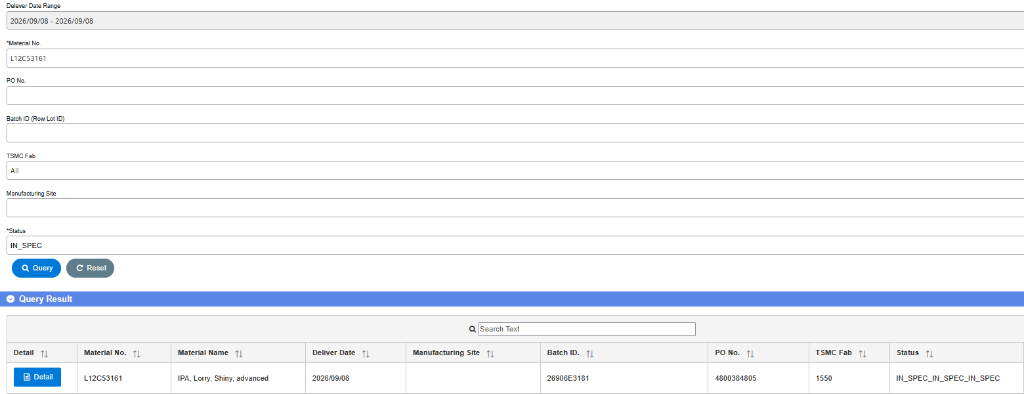
#> input picture clean_coa_row1.png, 1024 x 394 px; its folder holds only this picture in this run
$ python make_travel_slideshow.py . out.png
#> lines starting #> are read from the running program, lines starting #| are printed output that depends on the picture
import os
import sys
import glob
import math
import struct
import shutil
import wave
import subprocess
from PIL import Image, ImageFilter

def clamp(val, min_val, max_val):
    return max(min_val, min(val, max_val))

def synthesize_bgm(output_mp3_path, duration_seconds=120):
    """
    Synthesizes a warm, ambient piano-like background music track (100% Python).
    Converts the output WAV to MP3 using FFmpeg.
    """
    sample_rate = 44100
    num_samples = sample_rate * duration_seconds

    notes = {
        'C3': 130.81, 'E3': 164.81, 'G3': 196.00, 'A3': 220.00, 'B3': 246.94,
        'C4': 261.63, 'D4': 293.66, 'E4': 329.63, 'G4': 392.00, 'A4': 440.00, 'B4': 493.88,
        'C5': 523.25, 'D5': 587.33, 'E5': 659.25, 'G5': 783.99, 'A5': 880.00
    }

    # Emotional chord progression: Fmaj7 - G6 - Em7 - Am7 (warm vacation vibe)
    chords = [
        ['A3', 'C4', 'E4', 'G4', 'C5'],  # Fmaj7/Am7 vibe
        ['B3', 'D4', 'G4', 'B4', 'E5'],  # G6
        ['G3', 'B3', 'E4', 'G4', 'D5'],  # Em7
        ['A3', 'C4', 'E4', 'A4', 'E5']   # Am7
    ]

    print("[INFO] Synthesizing travel BGM track...")
    left_channel = [0.0] * num_samples
    right_channel = [0.0] * num_samples

    chord_dur = 4.0  # seconds per chord

    for sample_idx in range(num_samples):
        t_sec = sample_idx / sample_rate
        chord_idx = int(t_sec / chord_dur) % len(chords)
        chord = chords[chord_idx]

        t_in_chord = t_sec % chord_dur

        for i, note in enumerate(chord):
            freq = notes[note]
            # Arpeggio delay: notes play sequentially
            note_delay = i * 0.25
            if t_in_chord < note_delay:
                continue

            t_note = t_in_chord - note_delay
            # Slow fade-in and exponential decay
            envelope = (1.0 - math.exp(-t_note / 0.15)) * math.exp(-t_note / 2.0)

            # Fundamental sine wave + warm harmonics
            val = 0.6 * math.sin(2 * math.pi * freq * t_note) + \
                  0.15 * math.sin(2 * math.pi * (freq * 2) * t_note) + \
                  0.05 * math.sin(2 * math.pi * (freq * 3) * t_note)

            # Stereo panning distribution
            pan = 0.3 + (i / len(chord)) * 0.4

            left_channel[sample_idx] += val * envelope * (1.0 - pan)
            right_channel[sample_idx] += val * envelope * pan

    # Stereo echo delay
    delay_samples = int(sample_rate * 0.4)
    decay = 0.4
    for sample_idx in range(delay_samples, num_samples):
        left_channel[sample_idx] += left_channel[sample_idx - delay_samples] * decay
        right_channel[sample_idx] += right_channel[sample_idx - delay_samples] * decay

    # Global fade-in and fade-out
    fade_in = sample_rate * 3
    fade_out = sample_rate * 5
    for sample_idx in range(num_samples):
        factor = 1.0
        if sample_idx < fade_in:
            factor = sample_idx / fade_in
        elif sample_idx > num_samples - fade_out:
            factor = (num_samples - sample_idx) / fade_out
        left_channel[sample_idx] *= factor
        right_channel[sample_idx] *= factor

    # Output to WAV
    wav_temp_path = output_mp3_path + ".temp.wav"
    with wave.open(wav_temp_path, "wb") as w:
        w.setnchannels(2)
        w.setsampwidth(2)
        w.setframerate(sample_rate)

        max_amplitude = 32767 * 0.35
        frames = []
        for sample_idx in range(num_samples):
            l_val = int(clamp(left_channel[sample_idx], -1.0, 1.0) * max_amplitude)
            r_val = int(clamp(right_channel[sample_idx], -1.0, 1.0) * max_amplitude)
            frames.append(struct.pack("<hh", l_val, r_val))
        w.writeframes(b"".join(frames))

    # Convert WAV to MP3 using FFmpeg
    subprocess.run([
        "ffmpeg", "-y", "-i", wav_temp_path,
        "-codec:a", "libmp3lame", "-qscale:a", "2",
        output_mp3_path
    ], stdout=subprocess.DEVNULL, stderr=subprocess.DEVNULL)

    if os.path.exists(wav_temp_path):
        os.remove(wav_temp_path)
    print(f"[OK] BGM saved to: {output_mp3_path}")

def process_image_blurred_bg(img_path, target_width=1920, target_height=1080):
    """
    Loads an image, creates a blurred background matching the aspect ratio,
    and pastes the original image centered over it. Returns a PIL Image object.
    """
#> called with img_path = './clean_coa_row1.png', target_width = 1920, target_height = 1080
    img = Image.open(img_path)
#> img is the input picture: PIL image 1024x394 RGB; mean R, G, B 241.7, 244, 248.1

    # 1. Generate blurred background
    bg = img.resize((target_width, target_height), Image.Resampling.LANCZOS)
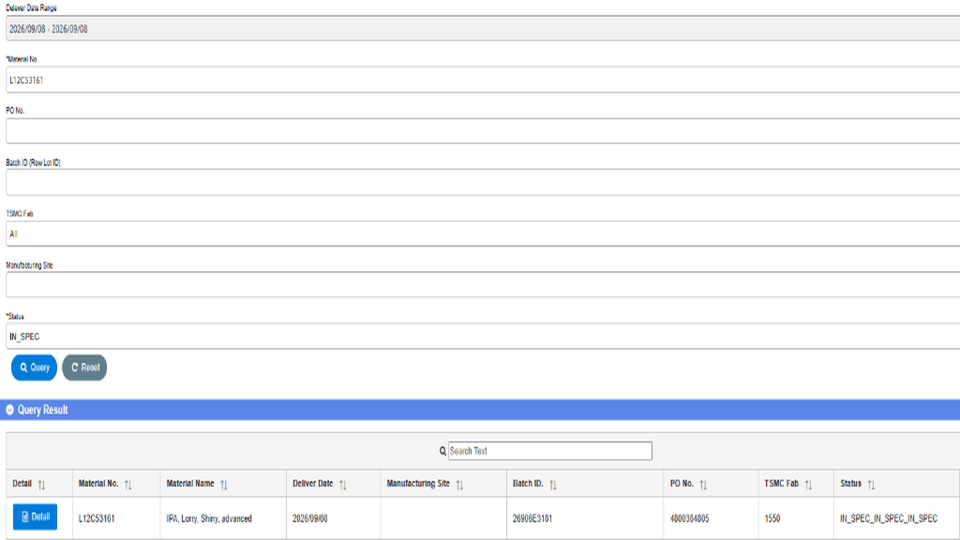
#> bg: PIL image 1920x1080 RGB (shown at 1/2 size); mean R, G, B 241.3, 243.6, 247.7
    bg = bg.filter(ImageFilter.GaussianBlur(40))
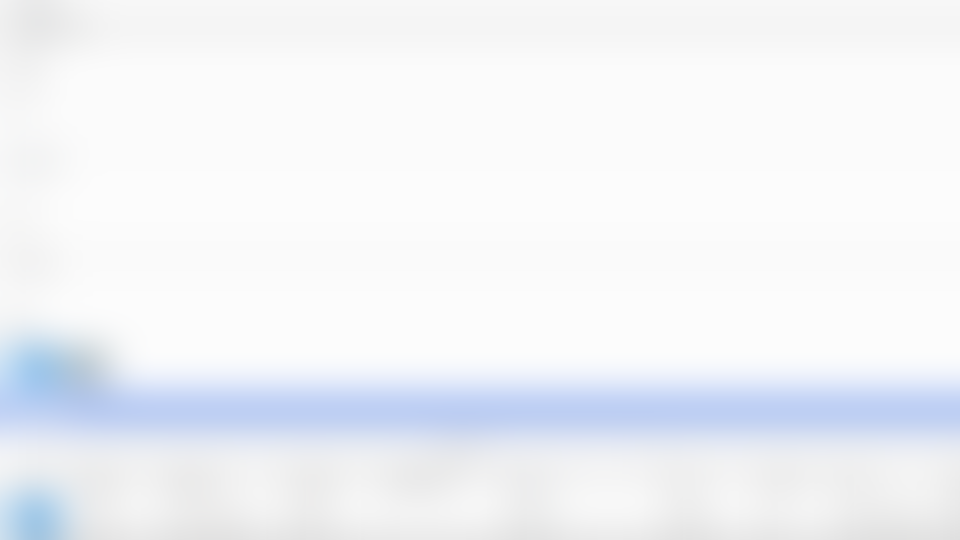
#> bg: PIL image 1920x1080 RGB (shown at 1/2 size); mean R, G, B 240.8, 243.1, 247.1

    # 2. Scale original image keeping aspect ratio
    img_w, img_h = img.size
#> img_w = 1024; img_h = 394
    aspect_ratio = img_w / img_h
#> aspect_ratio = 2.6
    target_aspect = target_width / target_height

    if aspect_ratio > target_aspect:
        # Image is wider than 16:9
        new_w = target_width
        new_h = int(target_width / aspect_ratio)
#> new_h = 738
    else:
        # Image is taller than 16:9
        new_h = target_height
        new_w = int(target_height * aspect_ratio)

    resized_img = img.resize((new_w, new_h), Image.Resampling.LANCZOS)

    # 3. Paste centered
    x_offset = (target_width - new_w) // 2
    y_offset = (target_height - new_h) // 2
#> y_offset = 171
    bg.paste(resized_img, (x_offset, y_offset))
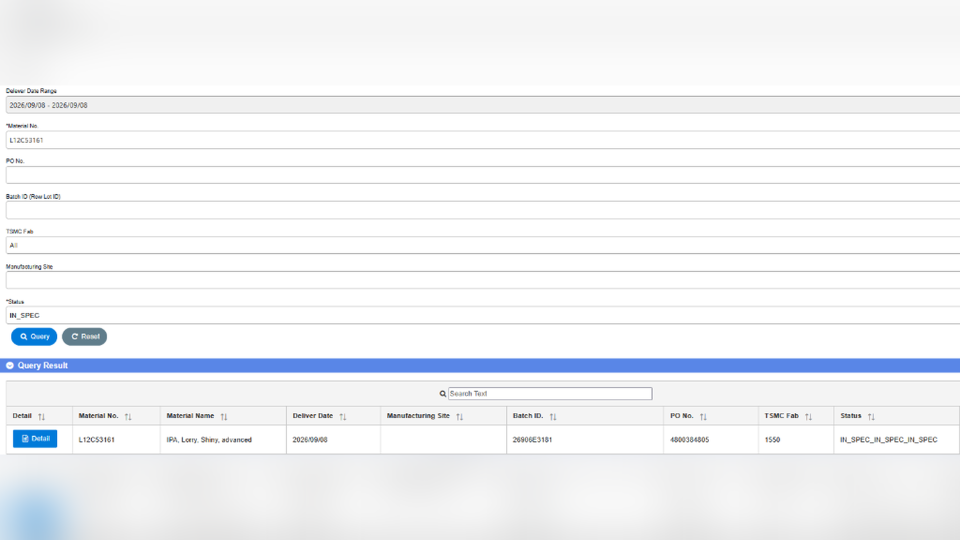
#> bg: PIL image 1920x1080 RGB (shown at 1/2 size); mean R, G, B 241.3, 243.1, 246.1

    return bg

def make_video_slideshow(photos_dir, output_mp4_path, display_seconds=3, transition_seconds=1, fps=30):
    """
    Loads images from photos_dir, creates crossfade transitions,
    generates a BGM audio file, and combines them into output_mp4_path.
    """
    # Find all images
    img_extensions = ["*.jpg", "*.jpeg", "*.png", "*.JPG", "*.JPEG", "*.PNG"]
    img_files = []
    for ext in img_extensions:
        img_files.extend(glob.glob(os.path.join(photos_dir, ext)))

    # Sort images by filename (so chronological if from Google Photos)
    img_files.sort()

    if not img_files:
        print(f"[ERROR] No images found in {photos_dir}")
        return False

    print(f"[INFO] Found {len(img_files)} images. Processing...")

    # Create temp directory for frames
    temp_dir = os.path.join(photos_dir, "temp_slideshow_frames")
    if os.path.exists(temp_dir):
        shutil.rmtree(temp_dir)
    os.makedirs(temp_dir, exist_ok=True)

    # Process all images to 1920x1080 blurred background format
    processed_images = []
    for idx, path in enumerate(img_files):
        print(f"[INFO] Processing image [{idx+1}/{len(img_files)}]: {os.path.basename(path)}")
        processed_img = process_image_blurred_bg(path)
        processed_images.append(processed_img)

    # Calculate frames
    display_frames = int(display_seconds * fps)
    transition_frames = int(transition_seconds * fps)

    frame_counter = 0
    num_images = len(processed_images)
#> num_images = 2

    print("[INFO] Creating blended transition frames (Crossfade)...")

    for i in range(num_images):
        current_img = processed_images[i]
        next_img = processed_images[(i + 1) % num_images]

        # 1. Solid display frames
        for _ in range(display_frames):
            frame_path = os.path.join(temp_dir, f"frame_{frame_counter:05d}.jpg")
            current_img.save(frame_path, "JPEG", quality=92)
            frame_counter += 1

        # 2. Transition frames
        if i < num_images - 1:
            for f in range(transition_frames):
                alpha = f / transition_frames
                blended_img = Image.blend(current_img, next_img, alpha)
                frame_path = os.path.join(temp_dir, f"frame_{frame_counter:05d}.jpg")
                blended_img.save(frame_path, "JPEG", quality=92)
                frame_counter += 1
        else:
            # Fade to black for last frame
            black_img = Image.new("RGB", (1920, 1080), (0, 0, 0))
            for f in range(transition_frames):
                alpha = f / transition_frames
                blended_img = Image.blend(current_img, black_img, alpha)
                frame_path = os.path.join(temp_dir, f"frame_{frame_counter:05d}.jpg")
                blended_img.save(frame_path, "JPEG", quality=92)
                frame_counter += 1
#> after the loop, frame_counter = 240

    # Calculate video duration
    total_seconds = frame_counter / fps
#> total_seconds = 8
    print(f"[OK] Total frames generated: {frame_counter} (approx. {total_seconds:.1f} seconds)")
#| [OK] Total frames generated: 240 (approx. 8.0 seconds)

    # Generate BGM
    bgm_path = os.path.join(photos_dir, "temp_bgm.mp3")
    synthesize_bgm(bgm_path, duration_seconds=int(total_seconds + 3))

    # Run FFmpeg to compile
    print("[INFO] Running FFmpeg to encode final video and mix audio...")
    ffmpeg_cmd = [
        "ffmpeg", "-y",
        "-framerate", str(fps),
        "-i", os.path.join(temp_dir, "frame_%05d.jpg"),
        "-i", bgm_path,
        "-c:v", "libx264",
        "-crf", "18",
        "-pix_fmt", "yuv420p",
        "-c:a", "aac",
        "-b:a", "192k",
        "-shortest",
        output_mp4_path
    ]

    result = subprocess.run(ffmpeg_cmd, capture_output=True, text=True)

    # Cleanup temp files
    shutil.rmtree(temp_dir)
    if os.path.exists(bgm_path):
        os.remove(bgm_path)

    if result.returncode == 0:
        print(f"\n[SUCCESS] Video slideshow generated successfully at:\n{output_mp4_path}")
        return True
    else:
        print("[ERROR] FFmpeg failed:")
        print(result.stderr)
        return False

if __name__ == "__main__":
    if len(sys.argv) < 3:
        print("Usage: python make_travel_slideshow.py [input_photos_dir] [output_video_path]")
        sys.exit(1)

    photos_dir = sys.argv[1]
    output_mp4 = sys.argv[2]

    if not os.path.exists(photos_dir):
        print(f"[ERROR] Directory does not exist: {photos_dir}")
        sys.exit(1)

    make_video_slideshow(photos_dir, output_mp4)
#> (the call stopped at in make_video_slideshow, `result = subprocess.run(ffmpeg_cmd, capture_output=True, text=True)`: subprocess is not available in this run)
